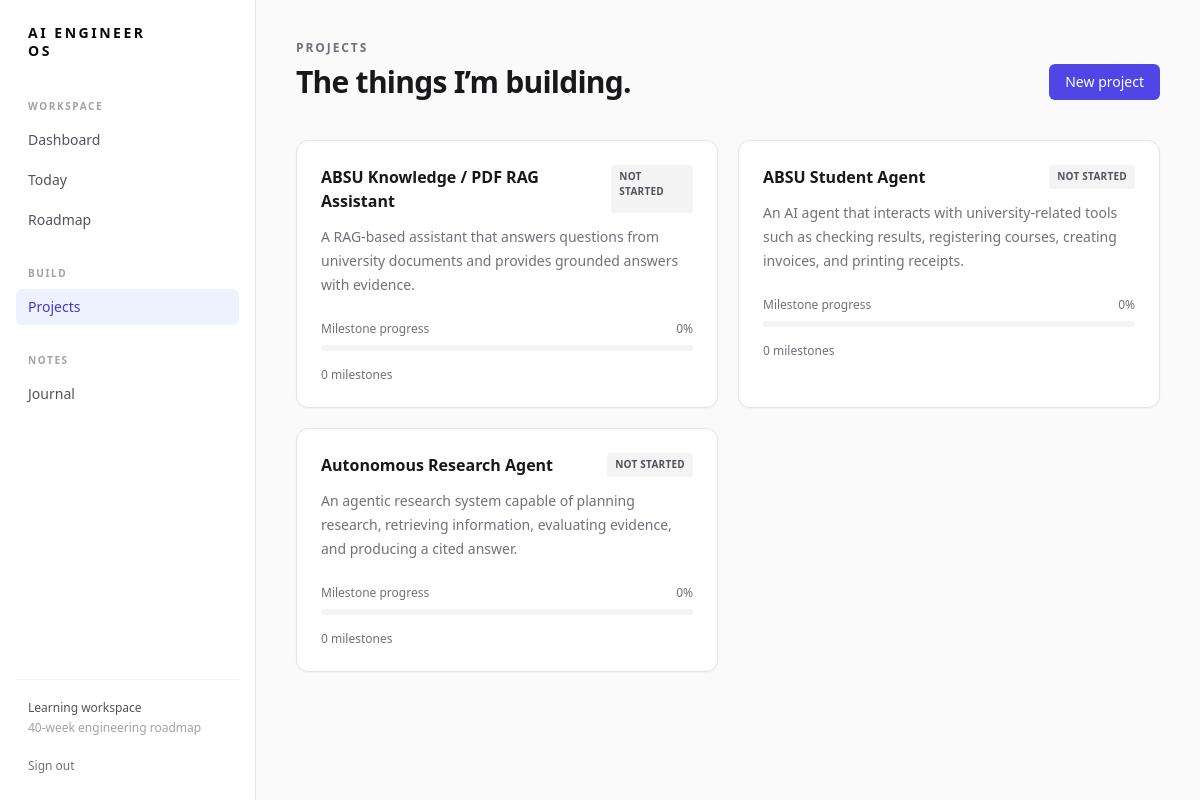
Page /projects/ (signed in) on the committed database.
### learning/models.py (models this page shows, shortened)
class Project(models.Model):
    class Status(models.TextChoices):
        NOT_STARTED = "not_started", "Not started"
        IN_PROGRESS = "in_progress", "In progress"
        COMPLETED = "completed", "Completed"
    title = models.CharField(max_length=200)
    description = models.TextField()
    status = models.CharField(max_length=30, choices=Status.choices, default=Status.NOT_STARTED, db_index=True)
    created_at = models.DateTimeField(auto_now_add=True)
    updated_at = models.DateTimeField(auto_now=True)
    class Meta: ordering = ["status", "title"]
    @property
    def progress(self):
        total = self.tasks.count()
        return round(self.tasks.filter(completed=True).count() * 100 / total) if total else 0

### learning/views.py (the view)
# urls.py: path("projects/", views.projects, name="projects"), path("projects/new/", views.project_form, name="project_new"), path("projects/<int:pk>/", views.project_detail, name="project_detail"), path("projec
@login_required
def projects(request):
    return render(request, "learning/projects.html", {"projects": Project.objects.prefetch_related("tasks")})

### templates/learning/projects.html
{% extends 'base.html' %}{% block title %}Projects · AI Engineer OS{% endblock %}{% block content %}<div class="page"><header class="mb-10 flex items-end justify-between"><div><p class="eyebrow">Projects</p><h1 class="mt-2 text-3xl font-semibold tracking-tight">The things I’m building.</h1></div><a href="{% url 'project_new' %}" class="button-primary">New project</a></header><div class="grid gap-5 md:grid-cols-2 xl:grid-cols-3">{% for project in projects %}<a href="{% url 'project_detail' project.pk %}" class="panel block p-6 transition hover:-translate-y-0.5 hover:border-indigo-200"><div class="flex justify-between gap-3"><h2 class="text-base font-semibold">{{ project.title }}</h2><span class="rounded bg-zinc-100 px-2 py-1 text-[10px] font-semibold uppercase tracking-wide text-zinc-600">{{ project.get_status_display }}</span></div><p class="mt-3 min-h-12 text-sm leading-6 text-zinc-500">{{ project.description }}</p><div class="mt-6">{% include 'components/progress_bar.html' with percentage=project.progress label='Milestone progress' %}</div><p class="mt-4 text-xs text-zinc-500">{{ project.tasks.count }} milestones</p></a>{% empty %}{% include 'components/empty_state.html' with title='No projects yet' description='Create a project to capture what you are building.' %}{% endfor %}</div></div>{% endblock %}

### templates/components/progress_bar.html (shortened to what this page needs)
<div><div class="mb-2 flex justify-between text-xs text-zinc-500"><span>{{ label|default:'' }}</span><span>{{ percentage }}%</span></div><div class="h-1.5 overflow-hidden rounded-full bg-zinc-100"></div></div>

### rows in the picture
Project: title "ABSU Knowledge / PDF RAG Assistant", status "NOT STARTED", description "A RAG-based assistant that answers questions from university documents and provides grounded answers with evidence.", label "Milestone progress", percentage "0", tasks.count "0"
Project: title "ABSU Student Agent", status "NOT STARTED", description "An AI agent that interacts with university-related tools such as checking results, registering courses, creating invoices, and printing receipts.", label "Milestone progress", percentage "0", tasks.count "0"
Project: title "Autonomous Research Agent", status "NOT STARTED", description "An agentic research system capable of planning research, retrieving information, evaluating evidence, and producing a cited answer.", label "Milestone progress", percentage "0", tasks.count "0"
